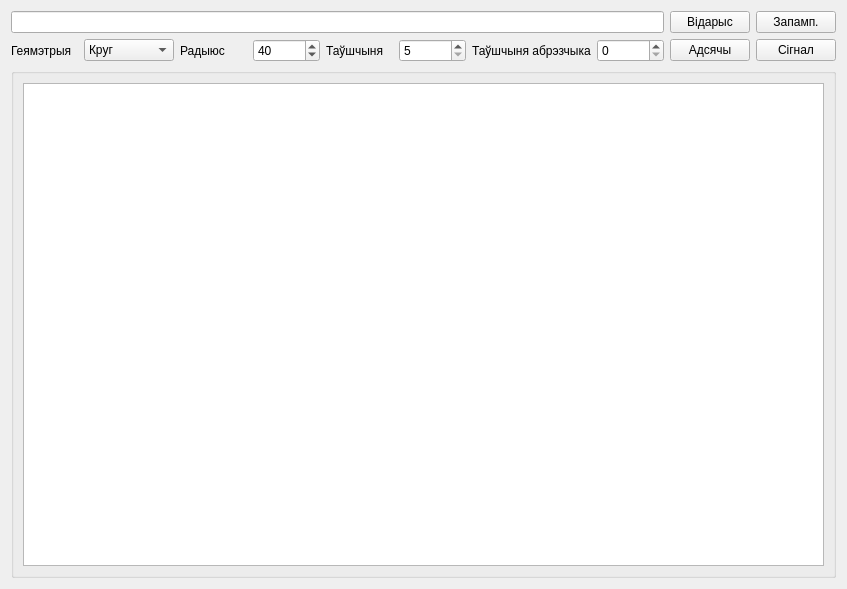
<?xml version="1.0" encoding="UTF-8"?>
<ui version="4.0">
 <class>ImageCropWindow</class>
 <widget class="QWidget" name="ImageCropWindow">
  <property name="geometry">
   <rect>
    <x>0</x>
    <y>0</y>
    <width>847</width>
    <height>589</height>
   </rect>
  </property>
  <property name="windowTitle">
   <string>Form</string>
  </property>
  <layout class="QVBoxLayout" name="verticalLayout">
   <item>
    <layout class="QHBoxLayout" name="horizontalLayout">
     <item>
      <widget class="QLineEdit" name="line_imgAddr"/>
     </item>
     <item>
      <widget class="QPushButton" name="button_imgFileDialog">
       <property name="text">
        <string>Відарыс</string>
       </property>
      </widget>
     </item>
     <item>
      <widget class="QPushButton" name="button_loadImage">
       <property name="text">
        <string>Запамп.</string>
       </property>
      </widget>
     </item>
    </layout>
   </item>
   <item>
    <layout class="QHBoxLayout" name="horizontalLayout_4">
     <property name="bottomMargin">
      <number>0</number>
     </property>
     <item>
      <widget class="QLabel" name="label_4">
       <property name="text">
        <string>Геямэтрыя</string>
       </property>
      </widget>
     </item>
     <item>
      <widget class="QComboBox" name="combo_form">
       <item>
        <property name="text">
         <string>Круг</string>
        </property>
       </item>
       <item>
        <property name="text">
         <string>Квадрат</string>
        </property>
       </item>
       <item>
        <property name="text">
         <string>Трохкутнік</string>
        </property>
       </item>
      </widget>
     </item>
     <item>
      <widget class="QLabel" name="label_3">
       <property name="text">
        <string>Радыюс</string>
       </property>
      </widget>
     </item>
     <item>
      <widget class="QSpinBox" name="spinBox_radius">
       <property name="minimum">
        <number>10</number>
       </property>
       <property name="maximum">
        <number>1000</number>
       </property>
       <property name="value">
        <number>40</number>
       </property>
      </widget>
     </item>
     <item>
      <widget class="QLabel" name="label">
       <property name="text">
        <string>Таўшчыня</string>
       </property>
      </widget>
     </item>
     <item>
      <widget class="QSpinBox" name="spin_crop_width">
       <property name="minimum">
        <number>5</number>
       </property>
       <property name="maximum">
        <number>50</number>
       </property>
      </widget>
     </item>
     <item>
      <widget class="QLabel" name="label_2">
       <property name="text">
        <string>Таўшчыня абрэзчыка</string>
       </property>
      </widget>
     </item>
     <item>
      <widget class="QSpinBox" name="spin_resize_width"/>
     </item>
     <item>
      <widget class="QPushButton" name="button_Crop">
       <property name="text">
        <string>Адсячы</string>
       </property>
      </widget>
     </item>
     <item>
      <widget class="QPushButton" name="button_CropSignal">
       <property name="text">
        <string>Сігнал</string>
       </property>
      </widget>
     </item>
    </layout>
   </item>
   <item>
    <widget class="QGroupBox" name="groupBox">
     <property name="title">
      <string/>
     </property>
     <layout class="QVBoxLayout" name="verticalLayout_2">
      <item>
       <widget class="QGraphicsView" name="graphicsView"/>
      </item>
     </layout>
    </widget>
   </item>
  </layout>
 </widget>
 <resources/>
 <connections/>
</ui>
